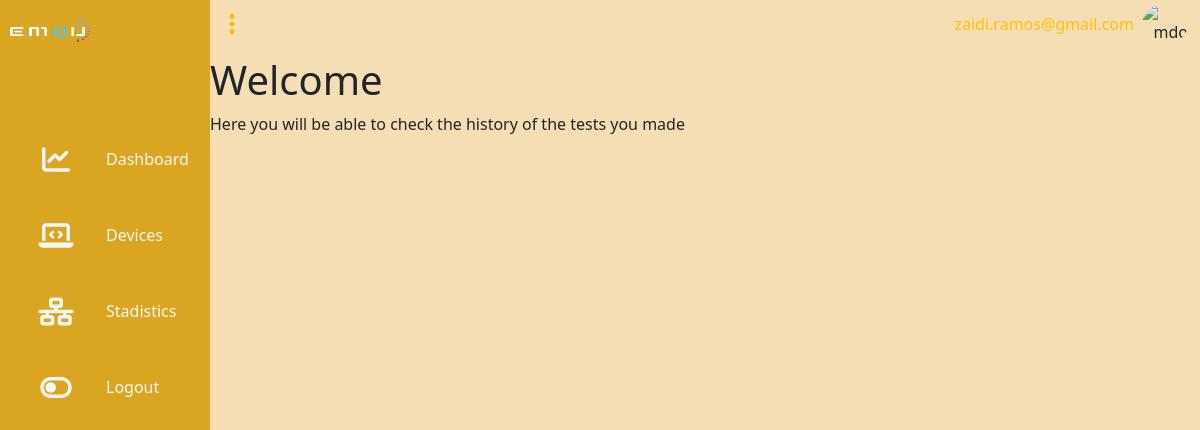
Page /stadistics (signed in) on the earlier database version.
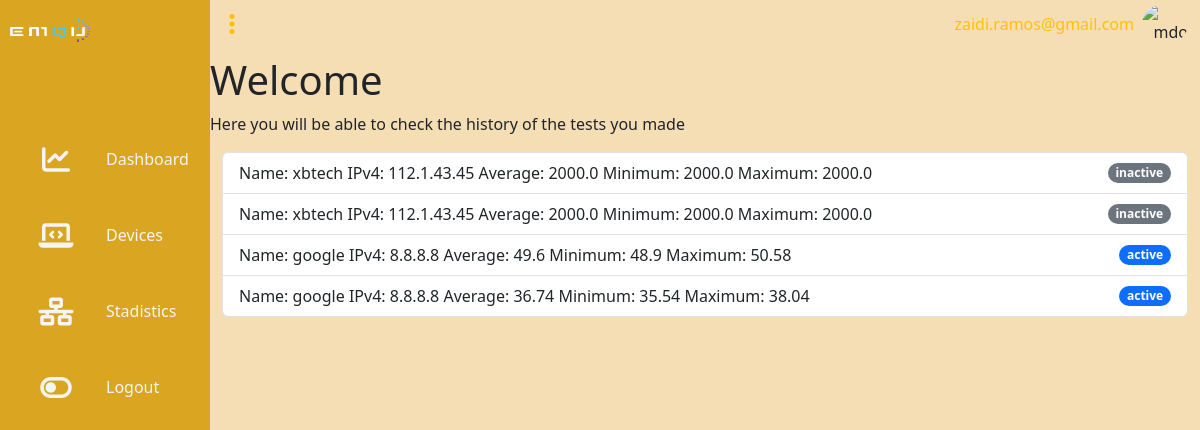
Same page on the later database version.
### app/models.py (models this page shows)
class User(db.Model, UserMixin):
    id= db.Column(db.Integer, primary_key= True, autoincrement= True)
    email= db.Column(db.String(30), unique= True, nullable= False)
    password= db.Column(db.String(80), nullable= False)

class DeviceResponse(db.Model):
    id = db.Column(db.Integer, primary_key=True, autoincrement=True)
    response = db.Column(db.Integer, nullable=False)
    avg_latency = db.Column(db.Float, nullable=False)
    min_latency = db.Column(db.Float, nullable=False)
    max_latency = db.Column(db.Float, nullable=False)
    created_at = db.Column(db.DateTime, nullable=False, default=dt.datetime.utcnow)
    status = db.Column(db.Boolean, nullable=False)
    device_id = db.Column(db.Integer, db.ForeignKey('device.id'), nullable=False)
    device = db.relationship('Device', backref=db.backref('responses', lazy=True))

class Device(db.Model):
    id = db.Column(db.Integer, primary_key=True, autoincrement=True)
    name = db.Column(db.String(45), nullable=False)
    ipv4 = db.Column(db.String(16), nullable=False)
    status = db.Column(db.Boolean, nullable=True)
    user_id = db.Column(db.Integer, db.ForeignKey('user.id'), nullable=False)
    user = db.relationship('User', backref=db.backref('devices', lazy=True))

### main.py (the view)
@app.route('/stadistics', methods=['GET', 'POST'])
@login_required
def stadistics():
    user_id=session['user_id']
    responses=get_devices_responses()
    context={
        'user_id':user_id,
        'responses':responses,
    }
    return render_template('stadistics.html', **context)

### app/__init__.py (called while the page is built)
@login_manager.user_loader
def load_user(user_id):
    return User.query.get(int(user_id))

### app/models.py (called while the page is built)
def get_devices_responses():
    responses=DeviceResponse.query\
        .join(Device, DeviceResponse.device_id==Device.id)\
        .add_columns(Device.name, Device.ipv4, DeviceResponse.avg_latency, DeviceResponse.min_latency, DeviceResponse.max_latency,DeviceResponse.response, DeviceResponse.status, DeviceResponse.created_at)\
        .order_by(DeviceResponse.created_at.desc())\
        .all()
    return responses

### app/templates/stadistics.html (shortened to what this page needs)
{% extends 'base.html' %}
{% import 'macros.html' as macros %}
{% from 'bootstrap5/form.html' import render_form %}
{% block content %}
    {%if user_id%}
    <h1>Welcome {{userid}}</h1>
    <p>Here you will be able to check the history of the tests you made</p>
    {%endif%}
    <div class="container">
        <ul class="list-group">
            {% for response in responses %}
                {{ macros.render_responses(response)}}
            {% endfor %}
        </ul>
    </div>
{% endblock %}

### app/templates/base.html (shortened to what this page needs)
<!doctype html>
<html lang="en">
    <head>
        {% block head %}
            {% block styles %}
                {{ bootstrap.load_css() }}
                <link rel="stylesheet" href="{{url_for('static', filename='css/main.css')}}">
            {% endblock %}
        {% endblock %}
    </head>
    <body>
        {% if current_user.is_authenticated %}
            {%block asidebar%}
                {% include 'aside-bar.html' %}
            {% endblock %}
        {% endif %}
        {% block content %}{% endblock %}
            </div>
    </body>
</html>

### app/templates/macros.html (shortened to what this page needs)
{% from 'bootstrap5/form.html' import render_form %}
{% macro render_responses(response) %}
    <li class="list-group-item d-flex justify-content-between align-items-center">
        Name: {{ response.name }}
        IPv4: {{ response.ipv4 }}
        Average: {{ response.avg_latency }}
        Minimum: {{ response.min_latency }}
        Maximum: {{ response.max_latency }}
        {% if response.status %}
            <span class="badge bg-primary rounded-pill">
                active
            </span>
        {% else %}
            <span class="badge bg-secondary rounded-pill">
                inactive
            </span>
        {% endif %}
    </li>
{% endmacro %}

### app/templates/aside-bar.html (shortened to what this page needs)
<div class="container aside-navigation">
    <div class="navigation">
        <ul class="nav flex-column">
            <li class="nav-item">
              <a class="nav-link px-0" aria-current="page" href="#">
                <span class="icon">
                    <img src="{{url_for('static', filename='images/emqu.png')}}" alt="emqu-logo" width="80" height="24">
                </span>
                </a>
            </li>
            <li class="nav-item">
                <a class="nav-link active" aria-current="page" href="{{url_for('dashboard')}}">
                  <span class="icon"><i class="fa-solid fa-chart-line"></i></span>
                  <span class="title">Dashboard</span>
                  </a>
              </li>
            <li class="nav-item">
              <a class="nav-link" href="{{url_for('devices')}}">
                <span class="icon"><i class="fa-solid fa-laptop-code"></i></span>
                <span class="title">Devices</span>
                </a>
            </li>
            <li class="nav-item">
              <a class="nav-link" href="{{url_for('stadistics')}}">
                <span class="icon"><i class="fa-solid fa-network-wired"></i></span>
                <span class="title">Stadistics</span>
              </a>
            </li>
            <li class="nav-item">
              <a class="nav-link" href="{{url_for('auth.logout')}}">
                <span class="icon"><i class="fa-solid fa-toggle-off"></i></span>
                <span class="title">
                    Logout
                </span>
              </a>
            </li>
        </ul>
    </div>
  </div>
  <div class="main-container">
    {%block navbar%}
        {% include 'navbar.html' %}
    {% endblock %}

### app/templates/navbar.html (shortened to what this page needs)
<nav class="navbar navbar-expand-lg pt-0">
        {% if current_user.is_authenticated %}
        <div class="container-fluid py-1">
            <div class="col-md-2 text-start">
                <div class="menu-toggle">
                    <i class="fa-solid fa-ellipsis-vertical text-warning"></i>
                </div>
            </div>
            <div class="col-md-3 text-end">
                <div class="collapse navbar-collapse mr-0" id="navbarSupportedContent">
                    <ul class="navbar-nav mb-2 mb-lg-0 mr-0">
                        <li class="nav-item">
                            <a class="nav-link text-warning">
                                {{user_id}}
                            </a>
                        </li>
                    </ul>
                    <div class="text-end">
                        <a href="#" class="d-block link-dark text-decoration-none">
                          <img src="https://github.com/mdo.png" alt="mdo" width="32" height="32" class="rounded-circle">
                        </a>
                      </div>
                </div>
            </div>
        {% endif %}
    </div>
  </nav>

### app/static/css/main.css (style rules this page uses)
body { min-height: 100vh; overflow-x: hidden; }
.container { position:relative; width:100%; }
.container.aside-navigation { left:0; margin-left: 0; margin:0; padding: 0; }
.navigation { position:fixed; width:210px; height: 100%; background: goldenrod; border-left: 10px solid goldenrod; transition:0.5s; overflow: hidden; }
.navigation ul { position: absolute; top: 0; left: 0; width: 100%; }
.navigation ul li { position:relative; width: 100%; list-style-type: none; border-radius: 30px 0 0 30px; }
.navigation ul li:nth-child(1) { margin-bottom: 40px; pointer-events: none; text-align: left; padding: 0; }
.navigation ul li:nth-child(1) span.icon { align-items: left; line-height: 40px; }
.navigation ul li a { position: relative; display:block; width: 100%; display:flex; text-decoration: none; color: whitesmoke; }
.navigation ul li a span.icon { position:relative; display:block; min-width: 60px; height: 60px; line-height: 80px; text-align: center; }
.navigation ul li a span.icon i { font-size: 1.75em; }
.navigation ul li a .title { position: relative; display: block; padding: 0 20px; height: 60px; line-height: 70px; white-space: nowrap; }
.main-container { left: 210px; right:0; margin: 0; padding: 0; position: absolute; width: calc(100% - 210px); min-height: 100vh; background: wheat; transition:0.5s }
.menu-toggle { position: relative; width: 20px; height: 20px; display: flex; justify-content: center; align-items: center; font-size:1.5em; cursor: pointer; color: goldenrod; }
.navbar { color: goldenrod; }

Differences in the rows shown:
added DeviceResponse: name "xbtech", ipv4 "112.1.43.45", avg_latency "2000.0", min_latency "2000.0", max_latency "2000.0", shows "inactive"
added DeviceResponse: name "xbtech", ipv4 "112.1.43.45", avg_latency "2000.0", min_latency "2000.0", max_latency "2000.0", shows "inactive"
added DeviceResponse: name "google", ipv4 "8.8.8.8", avg_latency "49.6", min_latency "48.9", max_latency "50.58", shows "active"
added DeviceResponse: name "google", ipv4 "8.8.8.8", avg_latency "36.74", min_latency "35.54", max_latency "38.04", shows "active"
